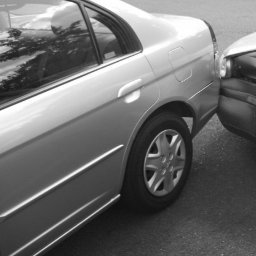
#> input picture Diverse oppgaver/Uke9/car.png, 256 x 256 px
$ python makefilter.py
#> lines starting #> are read from the running program, lines starting #| are printed output that depends on the picture
import numpy as np
from imageio import imread
import matplotlib.pyplot as plt
from numpy.fft import fft2, ifft2, fftshift, ifftshift
from scipy.signal import convolve2d

f = imread('car.png', as_gray=True)
#> f is the input picture: shape (256, 256) float32; min 16, max 255, mean 108.7
N,M = f.shape
#> N = 256; M = 256

# Lager filter
h = 1/49 * np.array([[1, 1, 1, 1, 1, 1, 1],
                     [1, 1, 1, 1, 1, 1, 1],
                     [1, 1, 1, 1, 1, 1, 1],
                     [1, 1, 1, 1, 1, 1, 1],
                     [1, 1, 1, 1, 1, 1, 1],
                     [1, 1, 1, 1, 1, 1, 1],
                     [1, 1, 1, 1, 1, 1, 1]])

g = convolve2d(f, h, mode='same') # vanlig konvolusjon
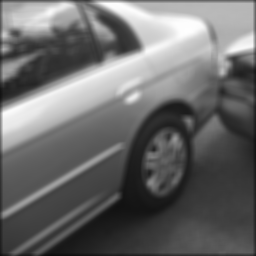
#> g: shape (256, 256) float64; min 13.35, max 254.3, mean 107.1

H = fft2(h) # fouriertransformerer filteret

pad_h = np.zeros((N,M))
for i in range(h.shape[0]):
    for j in range(h.shape[1]):
        pad_h[i,j] = h[i,j]

# pad_filt[0 : var, 0 : var] = h[0,0]
H1 = fft2(pad_h)

fig = plt.figure('Filtre')
fig.add_subplot(1, 3, 1)
plt.title('Feil størrelse')
plt.imshow(fftshift(np.log(abs(H) + 1)))

fig.add_subplot(1, 3, 2)
plt.title('Versjon 1')
plt.imshow(fftshift(np.log(abs(H1) + 1)))

H2 = fft2(h, (N,M))

fig.add_subplot(1, 3, 3)
plt.title('Versjon 2')
plt.imshow(fftshift(np.log(abs(H2) + 1)))


F = fft2(f) # Fouriertransformerer innbildet
G = F * H1 # Konvolerer
new_g = np.real(ifft2(G)) # Inverstransformerer
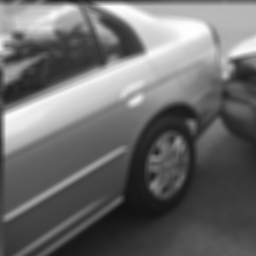
#> new_g: shape (256, 256) float64; min 17.71, max 254.3, mean 108.7

test = fft2(new_g)

fig1 = plt.figure('Konvolusjon i bildedomenet')
fig1.add_subplot(1, 2, 1)
plt.imshow(f, cmap='gray', vmin=0, vmax=255)

fig1.add_subplot(1, 2, 2)
plt.imshow(g, cmap='gray', vmin=0, vmax=255)

fig2 = plt.figure('Transformert')

fig2.add_subplot(1, 2, 1)
plt.title('Fourier innbildet')
plt.imshow(fftshift(np.log(abs(F) + 1)))

fig2.add_subplot(1, 2, 2)
plt.title('Fourier filter')
plt.imshow(fftshift(np.log(abs(H1) + 1)))

fig3 = plt.figure('Konvolusjon i frekvensdomenet')
fig3.add_subplot(1, 2, 1)
plt.title('Konvolert innbilde')
plt.imshow(ifftshift(np.log(abs(G) + 1)))

fig3.add_subplot(1, 2, 2)
plt.imshow(new_g, cmap='gray', vmin=0, vmax=255)

plt.show()
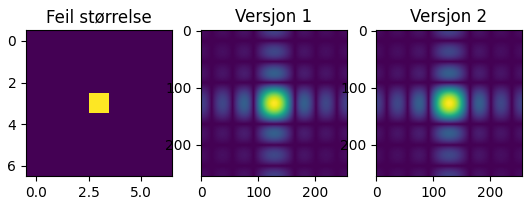
#> figure drawn by matplotlib, 3 panels
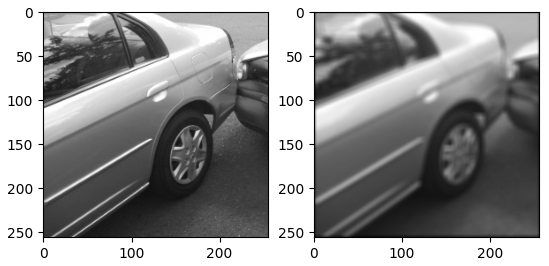
#> figure drawn by matplotlib, 2 panels
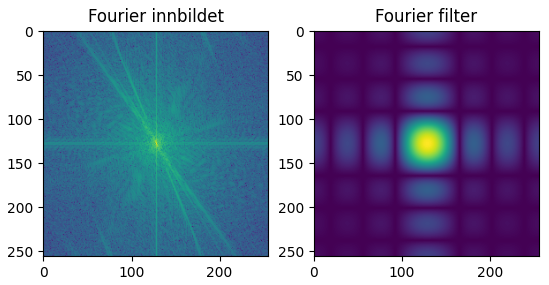
#> figure drawn by matplotlib, 2 panels
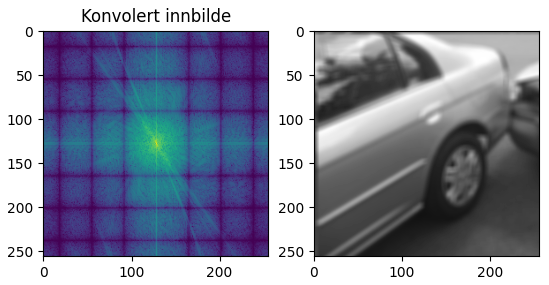
#> figure drawn by matplotlib, 2 panels
